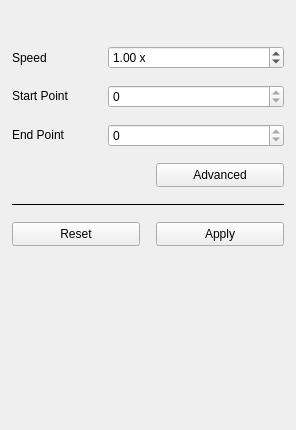
<?xml version="1.0" encoding="UTF-8"?>
<ui version="4.0">
 <class>AvformatProducerSimpleWidget</class>
 <widget class="QWidget" name="AvformatProducerSimpleWidget">
  <property name="geometry">
   <rect>
    <x>0</x>
    <y>0</y>
    <width>296</width>
    <height>430</height>
   </rect>
  </property>
  <property name="windowTitle">
   <string>Form</string>
  </property>
  <layout class="QVBoxLayout" name="verticalLayout_2">
   <property name="spacing">
    <number>16</number>
   </property>
   <property name="leftMargin">
    <number>0</number>
   </property>
   <property name="topMargin">
    <number>0</number>
   </property>
   <property name="rightMargin">
    <number>0</number>
   </property>
   <property name="bottomMargin">
    <number>0</number>
   </property>
   <item>
    <widget class="QLabel" name="filenameLabel">
     <property name="sizePolicy">
      <sizepolicy hsizetype="Preferred" vsizetype="Fixed">
       <horstretch>0</horstretch>
       <verstretch>0</verstretch>
      </sizepolicy>
     </property>
     <property name="minimumSize">
      <size>
       <width>0</width>
       <height>30</height>
      </size>
     </property>
     <property name="font">
      <font>
       <weight>75</weight>
       <bold>true</bold>
      </font>
     </property>
     <property name="alignment">
      <set>Qt::AlignCenter</set>
     </property>
     <property name="textInteractionFlags">
      <set>Qt::LinksAccessibleByMouse|Qt::TextSelectableByMouse</set>
     </property>
    </widget>
   </item>
   <item>
    <layout class="QVBoxLayout" name="verticalLayout">
     <property name="spacing">
      <number>16</number>
     </property>
     <property name="leftMargin">
      <number>12</number>
     </property>
     <property name="rightMargin">
      <number>12</number>
     </property>
     <item>
      <layout class="QHBoxLayout" name="horizontalLayout">
       <property name="spacing">
        <number>8</number>
       </property>
       <item>
        <widget class="QLabel" name="speedLabel">
         <property name="sizePolicy">
          <sizepolicy hsizetype="Fixed" vsizetype="Preferred">
           <horstretch>0</horstretch>
           <verstretch>0</verstretch>
          </sizepolicy>
         </property>
         <property name="minimumSize">
          <size>
           <width>88</width>
           <height>0</height>
          </size>
         </property>
         <property name="maximumSize">
          <size>
           <width>60</width>
           <height>16777215</height>
          </size>
         </property>
         <property name="toolTip">
          <string>Speed</string>
         </property>
         <property name="text">
          <string>Speed</string>
         </property>
         <property name="alignment">
          <set>Qt::AlignLeading|Qt::AlignLeft|Qt::AlignVCenter</set>
         </property>
        </widget>
       </item>
       <item>
        <widget class="QDoubleSpinBox" name="speedSpinBox">
         <property name="minimumSize">
          <size>
           <width>0</width>
           <height>20</height>
          </size>
         </property>
         <property name="focusPolicy">
          <enum>Qt::StrongFocus</enum>
         </property>
         <property name="frame">
          <bool>true</bool>
         </property>
         <property name="alignment">
          <set>Qt::AlignLeading|Qt::AlignLeft|Qt::AlignVCenter</set>
         </property>
         <property name="accelerated">
          <bool>true</bool>
         </property>
         <property name="keyboardTracking">
          <bool>false</bool>
         </property>
         <property name="suffix">
          <string notr="true"> x</string>
         </property>
         <property name="minimum">
          <double>0.100000000000000</double>
         </property>
         <property name="maximum">
          <double>20.000000000000000</double>
         </property>
         <property name="singleStep">
          <double>0.100000000000000</double>
         </property>
         <property name="value">
          <double>1.000000000000000</double>
         </property>
        </widget>
       </item>
      </layout>
     </item>
     <item>
      <layout class="QHBoxLayout" name="horizontalLayout_6">
       <property name="spacing">
        <number>8</number>
       </property>
       <item>
        <widget class="QLabel" name="startPointLabel">
         <property name="sizePolicy">
          <sizepolicy hsizetype="Fixed" vsizetype="Fixed">
           <horstretch>0</horstretch>
           <verstretch>0</verstretch>
          </sizepolicy>
         </property>
         <property name="minimumSize">
          <size>
           <width>88</width>
           <height>0</height>
          </size>
         </property>
         <property name="maximumSize">
          <size>
           <width>16777215</width>
           <height>16777215</height>
          </size>
         </property>
         <property name="toolTip">
          <string>Start Point</string>
         </property>
         <property name="text">
          <string>Start Point</string>
         </property>
         <property name="alignment">
          <set>Qt::AlignLeading|Qt::AlignLeft|Qt::AlignVCenter</set>
         </property>
        </widget>
       </item>
       <item>
        <widget class="TimeSpinBox" name="startPointSpinBox">
         <property name="minimumSize">
          <size>
           <width>0</width>
           <height>20</height>
          </size>
         </property>
         <property name="focusPolicy">
          <enum>Qt::StrongFocus</enum>
         </property>
         <property name="alignment">
          <set>Qt::AlignLeading|Qt::AlignLeft|Qt::AlignVCenter</set>
         </property>
         <property name="readOnly">
          <bool>true</bool>
         </property>
         <property name="accelerated">
          <bool>true</bool>
         </property>
         <property name="keyboardTracking">
          <bool>false</bool>
         </property>
         <property name="maximum">
          <number>2147483647</number>
         </property>
        </widget>
       </item>
      </layout>
     </item>
     <item>
      <layout class="QHBoxLayout" name="horizontalLayout_2">
       <property name="spacing">
        <number>8</number>
       </property>
       <item>
        <widget class="QLabel" name="endPointLabel">
         <property name="sizePolicy">
          <sizepolicy hsizetype="Fixed" vsizetype="Fixed">
           <horstretch>0</horstretch>
           <verstretch>0</verstretch>
          </sizepolicy>
         </property>
         <property name="minimumSize">
          <size>
           <width>88</width>
           <height>0</height>
          </size>
         </property>
         <property name="maximumSize">
          <size>
           <width>16777215</width>
           <height>16777215</height>
          </size>
         </property>
         <property name="toolTip">
          <string>End Point</string>
         </property>
         <property name="text">
          <string>End Point</string>
         </property>
         <property name="alignment">
          <set>Qt::AlignLeading|Qt::AlignLeft|Qt::AlignVCenter</set>
         </property>
        </widget>
       </item>
       <item>
        <widget class="TimeSpinBox" name="endPointSpinBox">
         <property name="minimumSize">
          <size>
           <width>0</width>
           <height>20</height>
          </size>
         </property>
         <property name="focusPolicy">
          <enum>Qt::StrongFocus</enum>
         </property>
         <property name="frame">
          <bool>true</bool>
         </property>
         <property name="alignment">
          <set>Qt::AlignLeading|Qt::AlignLeft|Qt::AlignVCenter</set>
         </property>
         <property name="readOnly">
          <bool>true</bool>
         </property>
         <property name="accelerated">
          <bool>true</bool>
         </property>
         <property name="keyboardTracking">
          <bool>false</bool>
         </property>
         <property name="maximum">
          <number>2147483647</number>
         </property>
        </widget>
       </item>
      </layout>
     </item>
     <item>
      <layout class="QHBoxLayout" name="horizontalLayout_3">
       <item>
        <spacer name="horizontalSpacer_8">
         <property name="orientation">
          <enum>Qt::Horizontal</enum>
         </property>
         <property name="sizeHint" stdset="0">
          <size>
           <width>40</width>
           <height>20</height>
          </size>
         </property>
        </spacer>
       </item>
       <item>
        <widget class="QPushButton" name="advanced">
         <property name="sizePolicy">
          <sizepolicy hsizetype="Fixed" vsizetype="Fixed">
           <horstretch>0</horstretch>
           <verstretch>0</verstretch>
          </sizepolicy>
         </property>
         <property name="minimumSize">
          <size>
           <width>128</width>
           <height>24</height>
          </size>
         </property>
         <property name="maximumSize">
          <size>
           <width>128</width>
           <height>24</height>
          </size>
         </property>
         <property name="text">
          <string>Advanced</string>
         </property>
        </widget>
       </item>
      </layout>
     </item>
     <item>
      <widget class="Line" name="line">
       <property name="sizePolicy">
        <sizepolicy hsizetype="Minimum" vsizetype="Fixed">
         <horstretch>0</horstretch>
         <verstretch>0</verstretch>
        </sizepolicy>
       </property>
       <property name="minimumSize">
        <size>
         <width>0</width>
         <height>0</height>
        </size>
       </property>
       <property name="frameShadow">
        <enum>QFrame::Plain</enum>
       </property>
       <property name="orientation">
        <enum>Qt::Horizontal</enum>
       </property>
      </widget>
     </item>
     <item>
      <layout class="QHBoxLayout" name="horizontalLayout_5">
       <item>
        <widget class="QPushButton" name="resetButton">
         <property name="sizePolicy">
          <sizepolicy hsizetype="Fixed" vsizetype="Fixed">
           <horstretch>0</horstretch>
           <verstretch>0</verstretch>
          </sizepolicy>
         </property>
         <property name="minimumSize">
          <size>
           <width>128</width>
           <height>24</height>
          </size>
         </property>
         <property name="maximumSize">
          <size>
           <width>128</width>
           <height>24</height>
          </size>
         </property>
         <property name="text">
          <string>Reset</string>
         </property>
        </widget>
       </item>
       <item>
        <spacer name="horizontalSpacer_7">
         <property name="orientation">
          <enum>Qt::Horizontal</enum>
         </property>
         <property name="sizeHint" stdset="0">
          <size>
           <width>40</width>
           <height>20</height>
          </size>
         </property>
        </spacer>
       </item>
       <item>
        <widget class="QPushButton" name="okButton">
         <property name="sizePolicy">
          <sizepolicy hsizetype="Fixed" vsizetype="Fixed">
           <horstretch>0</horstretch>
           <verstretch>0</verstretch>
          </sizepolicy>
         </property>
         <property name="minimumSize">
          <size>
           <width>128</width>
           <height>24</height>
          </size>
         </property>
         <property name="maximumSize">
          <size>
           <width>128</width>
           <height>24</height>
          </size>
         </property>
         <property name="text">
          <string>Apply</string>
         </property>
        </widget>
       </item>
      </layout>
     </item>
     <item>
      <spacer name="verticalSpacer">
       <property name="orientation">
        <enum>Qt::Vertical</enum>
       </property>
       <property name="sizeHint" stdset="0">
        <size>
         <width>20</width>
         <height>40</height>
        </size>
       </property>
      </spacer>
     </item>
    </layout>
   </item>
  </layout>
  <action name="actionOpenFolder">
   <property name="text">
    <string>Show in Folder</string>
   </property>
  </action>
  <action name="actionCopyFullFilePath">
   <property name="text">
    <string>Copy Full File Path</string>
   </property>
  </action>
  <action name="actionFFmpegInfo">
   <property name="text">
    <string>More Information...</string>
   </property>
  </action>
  <action name="actionFFmpegIntegrityCheck">
   <property name="text">
    <string>Start Integrity Check Job</string>
   </property>
  </action>
 </widget>
 <customwidgets>
  <customwidget>
   <class>TimeSpinBox</class>
   <extends>QSpinBox</extends>
   <header>widgets/timespinbox.h</header>
  </customwidget>
 </customwidgets>
 <resources/>
 <connections/>
</ui>
